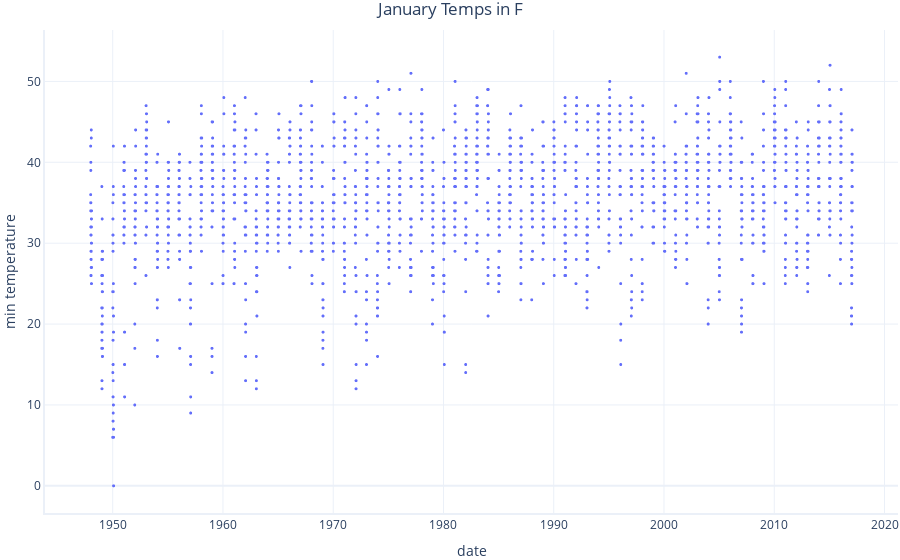

The notebook cell this image was saved under:
### Code cell
import graphing

# # Test 
# speed=[1,2,3,5,6,8,9]
# distance=[1,3,8,15,23]

graphing.scatter_2D(filtered_data,label_x='date',label_y='min_temperature',title='January Temps in F')

### Figure 1 — Plotly figure (JSON) as saved in the notebook; plotly's stock layout.template omitted (floating-point values rounded to 4 significant figures; data arrays with more than 128 entries replaced by an {"elided": "..."} marker saying what was removed)
{"data": [{"hovertemplate": "date=%{x}<br>min temperature=%{y}<extra></extra>", "legendgroup": "", "marker": {"color": "#636efa", "size": 3, "symbol": "circle"}, "mode": "markers", "name": "", "showlegend": false, "type": "scattergl", "x": {"elided": "2170 str values"}, "xaxis": "x", "y": {"elided": "2170 int values"}, "yaxis": "y"}], "layout": {"legend": {"tracegroupgap": 0}, "title": {"text": "January Temps in F"}, "xaxis": {"anchor": "y", "domain": [0, 1], "title": {"text": "date"}}, "yaxis": {"anchor": "x", "domain": [0, 1], "title": {"text": "min temperature"}}}}
